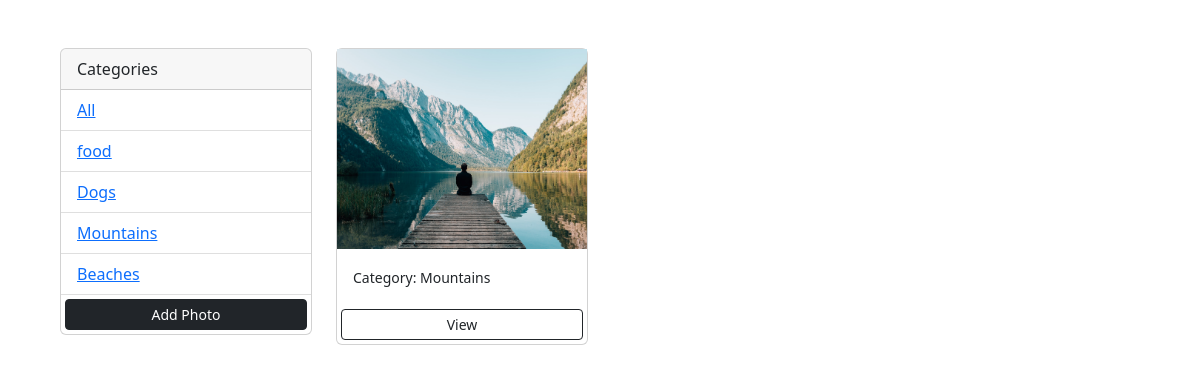
The app's page /?category=Mountains with its own data.
### photos/models.py (models this page shows, shortened)
class Category(models.Model):
    name = models.CharField(max_length=100, null=False, blank=False)

class Photo(models.Model):
    category = models.ForeignKey(Category, on_delete=models.SET_NULL, null=True, blank=True)
    image = models.ImageField(null=False, blank=False)
    description = models.TextField()

### photos/views.py (the view)
# urls.py: path('', views.gallery, name='gallery'),
def gallery(request):
    category = request.GET.get('category')
    if category == None:
        photos = Photo.objects.all()
    else:
        photos = Photo.objects.filter(category__name=category)
    categories = Category.objects.all()
    context = {'categories' : categories, 'photos' : photos}
    return render(request, 'photos/gallery.html', context)

### photos/templates/photos/gallery.html (shortened to what this page needs)
<!DOCTYPE html>
<html lang="en">
<head>
  <link href="https://cdn.jsdelivr.net/npm/bootstrap@5.2.0/dist/css/bootstrap.min.css" rel="stylesheet"
>
</head>
<body class="m-5">
  <div class="container">
    <div class="row">
      <div class="col-md-3">
        <div class="card">
          <div class="card-header">
            Categories
          </div>
          <ul class="list-group list-group-flush">
            <li class="list-group-item">
                <a href="{% url 'gallery' %}">All</a>
            </li>
            {% for category in categories %}
            <li class="list-group-item">
              <a href="{% url 'gallery' %}?category={{category.name}}">
                {{category.name}}
              </a>
            </li>
            {% endfor %}
            <a href="{% url 'add' %}" class="btn btn-dark btn-block btn-sm m-1">Add Photo</a>
          </ul>
        </div>
      </div>
      <div class="col-md-9">
        <div class="row">
          {% for photo in photos %}
          <div class="col-md-4">
            <div class="card">
              <img class="image-thumbnail"
                src="{{photo.image.url}}"
                alt="Card image cap">
              <div class="card-body">
                <small>Category: {{photo.category.name}}</small>
              </div>
              <a href="{% url 'photo' photo.id %}" class="btn btn-outline-dark btn-sm m-1">View</a>
            </div>
          </div>
          {% empty%}
          <h3>No Photos!</h3>
          {% endfor %}
        </div>
      </div>
    </div>
  </div>
</body>
</html>

### photos/templates/photos/gallery.html (style rules this page uses)
.image-thumbnail { height: 200px; object-fit: cover; }

### records on screen
Category: name "food"
Category: name "Dogs"
Category: name "Mountains"
Category: name "Beaches"
Photo: image (picture), category.name "Mountains"
